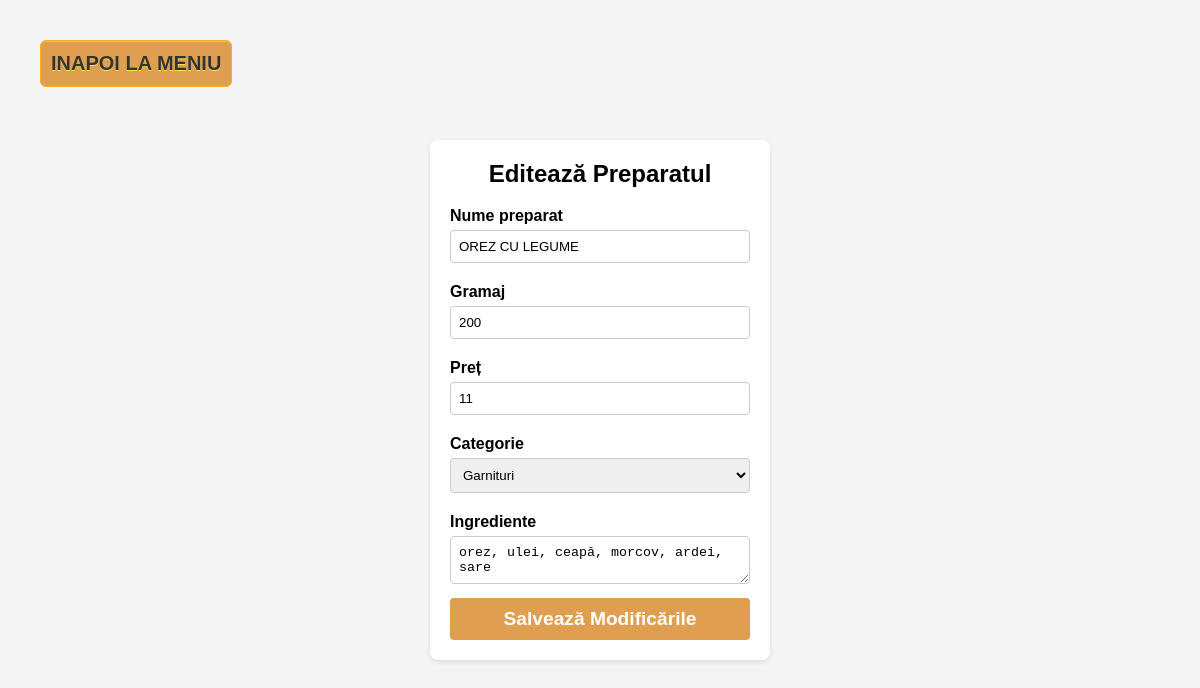
Screenshot of /Admin/edit-meniu-admin.php?id_preparat=10 with the database file from the repository.
### tables this page shows
CREATE TABLE IF NOT EXISTS `meniu` (
  `id_preparat` int NOT NULL AUTO_INCREMENT,
  `nume_preparat` varchar(40) NOT NULL,
  `descriere` varchar(150) NOT NULL,
  `gramaj` varchar(20) DEFAULT NULL,
  `pret` float NOT NULL,
  `categorie` set('ciorbe','garnituri','aperitive','gratar','preparate pui','salate aperitiv','salate','paste','desert') NOT NULL,
  PRIMARY KEY (`id_preparat`)
);

### Admin/edit-meniu-admin.php (the view, shortened to what this page needs)
<?php
$id_preparat = $_GET['id_preparat'];
include '../Fisiere PHP/conectarebd.php';
$sql_select = "SELECT * FROM meniu WHERE id_preparat = $id_preparat";
$result = mysqli_query($conn, $sql_select);
if ($result && mysqli_num_rows($result) > 0) {
    $preparat = mysqli_fetch_assoc($result);
} else {
    die("Eroare: Preparatul nu a fost găsit.");
}
$nume_preparat = $_POST['nume_preparat'] ?? $preparat['nume_preparat'];
$nume_preparat = strtoupper($nume_preparat);
$descriere = $_POST['descriere'] ?? $preparat['descriere'];
$gramaj = $_POST['gramaj'] ?? $preparat['gramaj'];
$pret = $_POST['pret'] ?? $preparat['pret'];
$categorie = $_POST['categorie'] ?? $preparat['categorie'];
?>
<!DOCTYPE html>
<html>
<head>
    <link rel="stylesheet" href="style-edit-meniu-admin.css">
</head>
<body>
    <br><br>
    <a href="meniu-mancare-admin.php" class="myButton">INAPOI LA MENIU</a>
    <form action="" method="POST">
        <h2>Editează Preparatul</h2>
        <label for="nume_preparat">Nume preparat</label>
        <input type="text" id="nume_preparat" name="nume_preparat" value="<?php echo htmlspecialchars($nume_preparat); ?>" required>
        <label for="gramaj">Gramaj</label>
        <input type="text" id="gramaj" name="gramaj" value="<?php echo htmlspecialchars($gramaj); ?>" required>
        <label for="pret">Preț</label>
        <input type="number" id="pret" name="pret" value="<?php echo htmlspecialchars($pret); ?>" required>
        <label for="categorie">Categorie</label>
        <select id="categorie" name="categorie" required>
            <option value="garnituri" <?php echo $categorie === 'garnituri' ? 'selected' : ''; ?>>Garnituri</option>
        </select>
        <label for="descriere">Ingrediente</label>
        <textarea id="descriere" name="descriere"><?php echo htmlspecialchars($descriere); ?></textarea>
        <button type="submit">Salvează Modificările</button>
    </form>
</body>
</html>

### Admin/style-edit-meniu-admin.css (style rules this page uses)
.myButton { box-shadow:inset 0px 1px 0px 0px #E6C255; background-color:#DF9E50; border-radius:6px; border:1px solid #ffaa22; display:inline-block; cursor:pointer; color:#333333; font-family:Arial; font-size:20px; font-weight:bold; padding:11px 10px; text-decoration:none; text-shadow:0px 1px 0px #f5e251; position: absolute; top: 40px; left: 40px; }
body { font-family: Arial, sans-serif; background-color: #f4f4f4; margin: 0; padding: 0; display: flex; justify-content: center; align-items: center; height: 100vh; }
form { background: #fff; padding: 20px; border-radius: 8px; box-shadow: 0 2px 5px rgba(0, 0, 0, 0.1); width: 300px; position: relative; }
form h2 { margin-top: 0; text-align: center; }
label { display: block; margin-top: 10px; font-weight: bold; }
input, select, textarea { width: 100%; padding: 8px; margin-top: 5px; margin-bottom: 10px; border: 1px solid #ccc; border-radius: 4px; box-sizing: border-box; }
button { background: #DF9E50; color: white; border: none; padding: 10px; width: 100%; border-radius: 4px; cursor: pointer; font-weight: bold; font-size: 1.2em; text-decoration: none; text-align: center; }

### rows the page displays
meniu: nume_preparat "OREZ CU LEGUME", gramaj "200", pret "11", categorie "Garnituri", descriere "orez, ulei, ceapă, morcov, ardei, sare"
